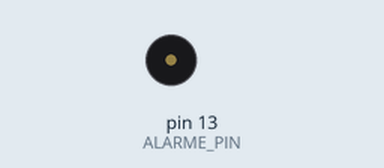
A sketch run on a simulated Arduino Uno, built with avr-gcc and run on an emulated ATmega328P. Shown: buzzer (waves = sounding).

Above: at 0.1 s.
Timing chart, 0 to 6.5 s (numbered marks = the images above):
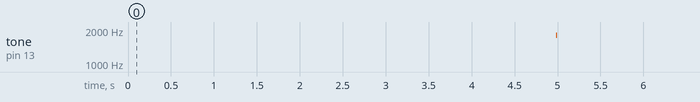

Measured:
- by itself, tone on pin 13 (ALARME_PIN): silent → 1799 Hz at 5.0 s, → silent 0.01 s later

The sketch:

alarme.ino
```cpp
#define ALARME_PIN 13 // fio vermelho
#define TEMPO 10

int frequencia = 0;
int executar = 1;

void setup() {
  pinMode(ALARME_PIN, OUTPUT);
}

void soarAlarme() {
  for (frequencia = 150; frequencia < 1800; frequencia += 1) { // Tone que produz sirene de polícia
    tone(ALARME_PIN, frequencia, TEMPO);
    delay(3);
  }
}

void loop() {
 if (executar == 1) {
  soarAlarme();
  executar = 0;
  digitalWrite(ALARME_PIN, LOW);
 }
}
```
